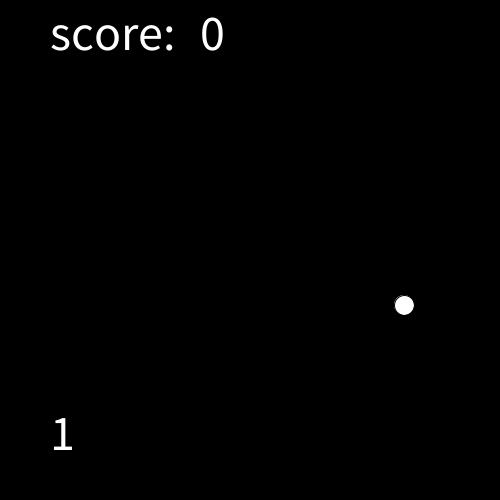
Frame 1 (no input)
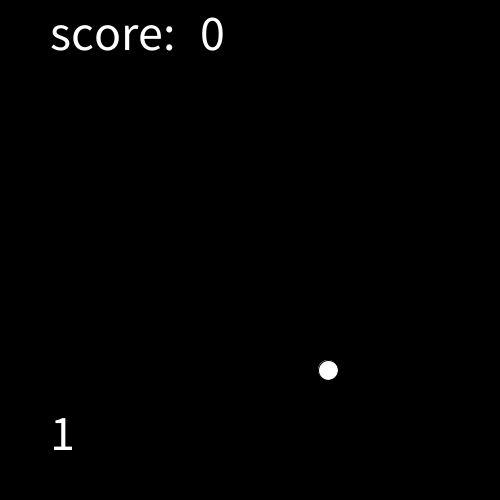
Frame 60 (the mouse pressed at the canvas centre just before this capture)
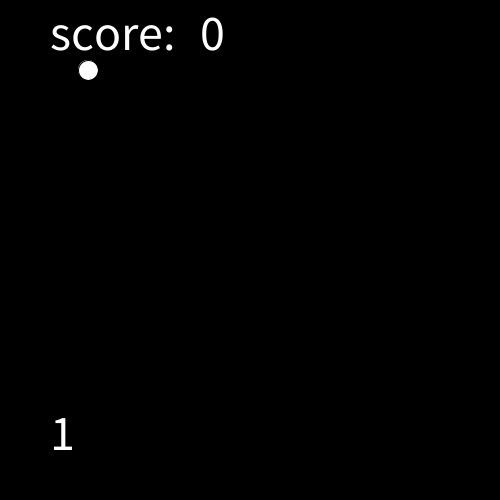
Frame 120 (the mouse held since frame 60 and released just before this capture)

The Processing sketch that drew these frames (run headless with seeded random() and noise(); from frame 60 on, the mouse is pressed at the canvas centre):

// Processing sketch: processing_126262
// ── processing_126262.pde

float x = 400;
float y = 300;
float grav = 5;
float xdir = 1;
float ydir = 1;
float xspeed =4;
int score = 0;
int level = 1;
float s1 = 20;
float s2 = 20;
void setup(){
  size(500,500);
}
void draw(){
  background(0);
 if(level != 4){
  x += (xspeed *xdir);
  y += (grav * ydir);
  if(mouseX > x - 10 && mouseX < x + 10 && mouseY > y -10 && mouseY < y + 10 && mousePressed == true){
    score ++;
   
 if(level == 2){
      x = random(500);
      y = random(500);
     } 
  
   }

   if( level != 1 && level!= 2){
    if(y> 450){
     grav *= -1;
   }else{
     grav = grav - -0.4;
   }
   }
if(x > 500 - s1 || x < 0 + s1){
  xdir *= -1;
}
if (level == 1){   

if(y > 500 - s2 || y < 0 + s2){
  ydir *= -1;
}
}
if(score > 29 && score < 59){
  level = 2;
xspeed = 0;
grav = 0;
}
if(score>59 && score < 89){
  level = 3;
xspeed = 5;
ydir = 1;
}
if(score > 89){
  level = 4;
}
  
ellipse(x,y,s1,s2);
textSize(50);
text("score:",50,50);
text(score,200,50);
text(level,50,450);

 }
if(level == 4){
  text("YOU WIN!",200,200);
}
}
